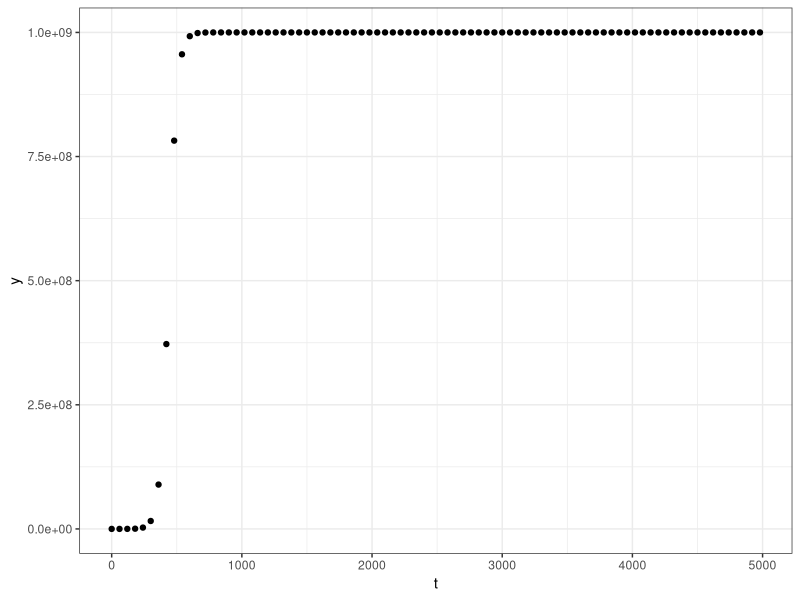
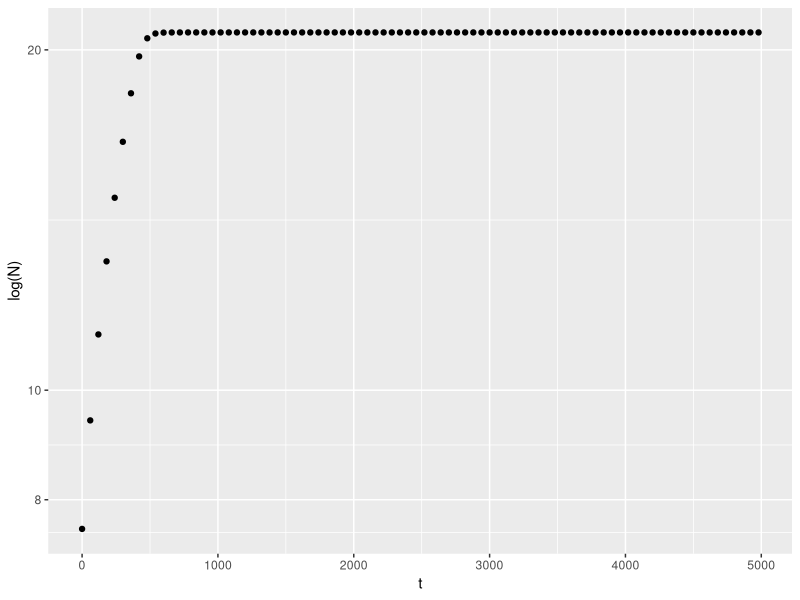

Write R code to recreate these figures, in order.
#Script to plot the logistic growth data

growth_data <- read.csv("experiment2.csv")

install.packages("ggplot2")
library(ggplot2)

ggplot(aes(t,N), data = growth_data) +
  
  geom_point() +
  
  xlab("t") +
  
  ylab("y") +
  
  theme_bw()

ggplot(aes(t,log(N)), data = growth_data) +
  
  geom_point() +
  
  xlab("t") +
  
  ylab("log(N)") +
  
  scale_y_continuous(trans='log10')

#By linearizing the growth period of the bacteria we can find the parameters to determine the intrinsic growth rate of the bacteria.
